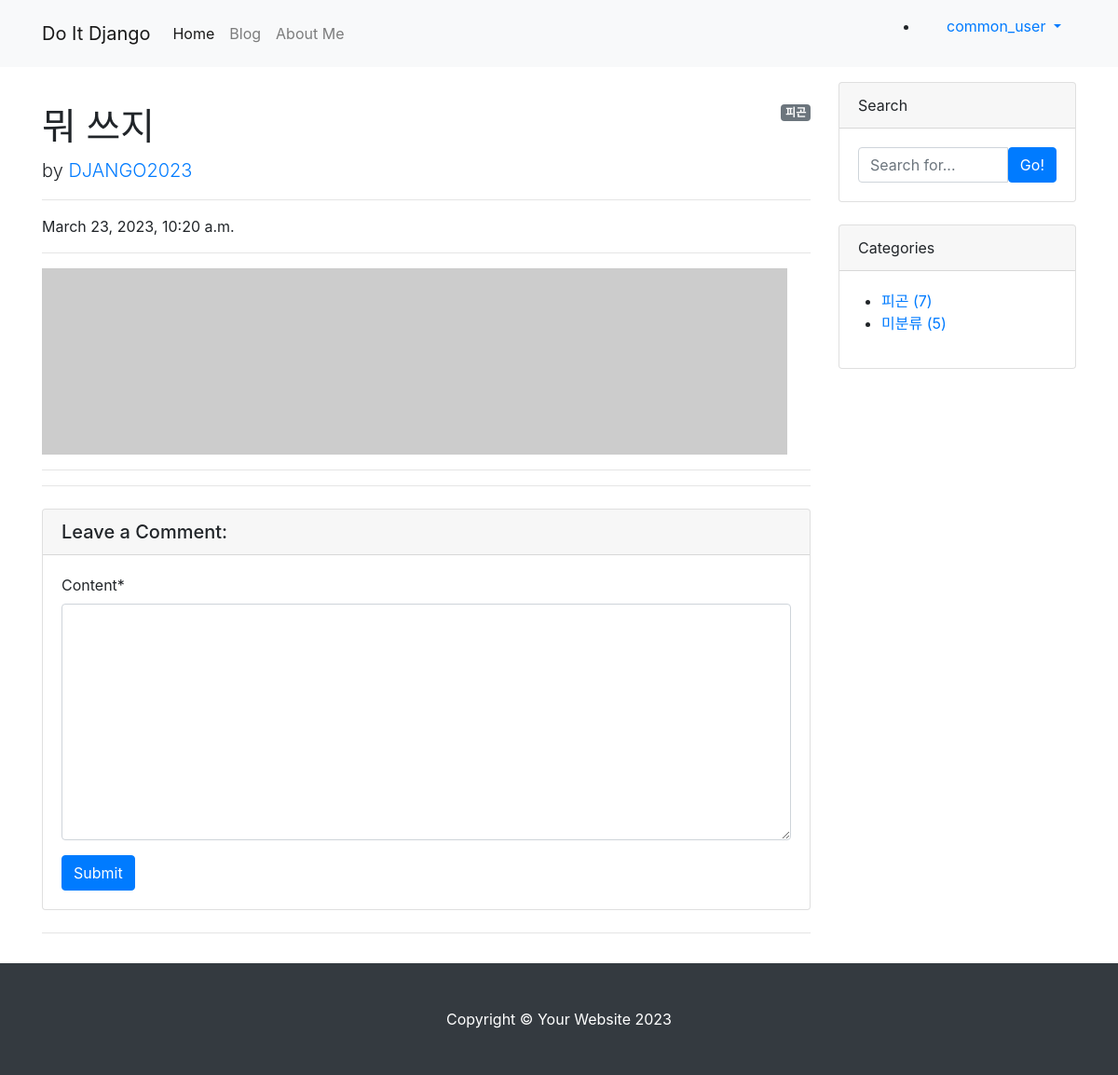
/blog/1/ (signed in), run on the app's committed database.
### blog/models.py (models this page shows, shortened)
class Post(models.Model):
    title = models.CharField(max_length=30)
    hook_text = models.CharField(max_length=100, blank=True)
    content = MarkdownxField()
    head_image = models.ImageField(upload_to='blog/images/%Y/%m/%d/', blank=True)
    file_upload = models.FileField(upload_to='blog/files/%Y/%m/%d/', blank=True)
    created_at = models.DateTimeField(auto_now_add=True)
    updated_at = models.DateTimeField(auto_now=True)
    author = models.ForeignKey(User, null=True, on_delete=models.SET_NULL)
    category = models.ForeignKey(Category, null=True, blank=True, on_delete=models.SET_NULL)
    tags = models.ManyToManyField(Tag, blank=True)
    def get_absolute_url(self):
        return f'/blog/{self.pk}/'
    def get_content_markdown(self):
        return markdown(self.content)

class Category(models.Model):
    name = models.CharField(max_length=50)
    slug = models.SlugField(max_length=200, unique=True, allow_unicode=True)
    def __str__(self):
        return self.name
    def get_absolute_url(self): # get_absolute_url -> URL을 반환하는 메서드
        return f'/blog/category/{self.slug}/'
    class Meta:
        verbose_name_plural = 'categories'

### blog/views.py (the view)
# urls.py: path('<int:pk>/', views.PostDetail.as_view()),
class PostDetail(DetailView):
    model = Post # Post 모델에 대한 개별 페이지 생성
    def get_context_data(self, **kwargs):
        context = super(PostDetail, self).get_context_data()
        context["categories"] = Category.objects.all()
        context['no_category_post_count'] = Post.objects.filter(category=None).count()
        context['comment_form'] = CommentForm
        return context

### blog/templates/blog/post_detail.html (shortened to what this page needs)
{% extends 'blog/base.html' %}
{% load crispy_forms_tags %}
{% block main_area %}
  <div id="post-area">
    {% if post.category %}
      <span class="badge badge-secondary float-right">{{ post.category }}</span>
    {% else %}
      <span class="badge badge-secondary float-right">미분류</span>
    {% endif %}
      <h1 class="mt-4">{{ post.title }}</h1>
      <p class="lead">
        by
        <a href="#">{{ post.author | upper }}</a>
      </p>
      <hr>
      <p>{{ post.created_at }}</p>
      <hr>
      {% if post.head_image %}
        <img class="img-fluid rounded" src="{{ post.head_image.url }}" alt="{{ post.title }} head_image">
      {% else %}
        <img src="https://picsum.photos/seed/{{ post.id }}/800/200" alt="random_image">
      {% endif %}
        <hr>
    <hr>
    </div>
    <div id="comment-area">
      <div class="card my-4">
        <h5 class="card-header">Leave a Comment:</h5>
        <div class="card-body">
          {% if user.is_authenticated %}
            <form id="comment-form" method="POST" action="{{ post.get_absolute_url }}new_comment/">
              <div class="form-group">
                {{ comment_form | crispy }}
              </div>
              <button type="submit" class="btn btn-primary">Submit</button>
            </form>
          {% else %}
            <a role="button" class="btn btn-outline-dark btn-clock btn-sm" href="#" data-toggle="model" data-target="#loginModal">
              Log in and leave a comment
            </a>
          {% endif %}
        </div>
      </div>
    </div>
    <hr/>
{% endblock %}

### blog/templates/blog/base.html (shortened to what this page needs)
<!DOCTYPE html>
{% load static %}
<html lang="ko">
<html>
    <head>
        <link rel="stylesheet" href="{% static 'blog/bootstrap/bootstrap.min.css' %}" media="screen">
    </head>
    <body>
        {% include 'blog/navbar.html' %}
        <div class="container my-3">
            <div class="row">
                <div class="col-md-8 col-lg-9" id="main-area">
                   {% block main_area %}
                   {% endblock %}
                </div>
                <div class="col-md-4 col-lg-3">
                    <div class="card mb-4">
                        <div class="card-header">Search</div>
                        <div class="card-body">
                            <div class="input-group">
                                <input class="form-control" type="text" placeholder="Search for..." id="search-input"/>
                                <span class="input-group-btn">
                                    <button class="btn btn-primary" type="button" onclick="searchPost();">Go!</button>
                                </span>
                            </div>
                        </div>
                    </div>
                    <div class="card mb-4" id="categories-card">
                        <div class="card-header">Categories</div>
                        <div class="card-body">
                            <div class="row">
                                <ul>
                                    {% for category in categories %}
                                    <li><a href="{{ category.get_absolute_url }}"> {{ category }} ({{category.post_set.count }})</a></li>
                                    {% endfor %}
                                    <li><a href="/blog/category/no_category/">미분류 ({{ no_category_post_count }})</a></li>
                                </ul>
                            </div>
                        </div>
                    </div>
                </div>
            </div>
        </div>
        {% include 'blog/footer.html' %}
    </body>
</html>

### blog/templates/blog/navbar.html (shortened to what this page needs)
{% load socialaccount %}
<nav class="navbar navbar-expand-lg navbar-light bg-light">
    <div class="container">
        <a class="navbar-brand" href="/">Do It Django</a>
        <div class="collapse navbar-collapse" id="navbarNavDropdown">
            <ul class="navbar-nav">
                <li class="nav-item active">
                    <a class="nav-link" href="/">Home</a>
                </li>
                <li class="nav-item">
                    <a class="nav-link" href="/blog/">Blog</a>
                </li>
                <li class="nav-item">
                    <a class="nav-link" href="/about_me/">About Me</a>
                </li>
            </ul>
            <ul class="nabvar-nav ml-auto">
                {% if user.is_authenticated %}
                    <li class="nav-item dropdown">
                        <a class="nav-link dropdown-toggle" href="#" id="navbarDropdownMenuLink" role="button" data-toggle="dropdown" aria-haspopup="true" aria-expanded="false">
                            {{ user.username }}
                        </a>
                    </li>
                {% else %}
                    <li class="nav-item">
                        <a class="nav-link" href="#" data-toggle="modal" data-target="#loginModal">Log In</a>
                    </li>
                {% endif %}
            </ul>
        </div>
    </div>
</nav>

### data on the page
Post: category "피곤", title "뭐 쓰지", author "DJANGO2023", created_at "March 23, 2023, 10:20 a.m."
Category: name "피곤", post_set.count "7"

### other printed values
{{ user.username }} "common_user"
{{ no_category_post_count }} "5"
